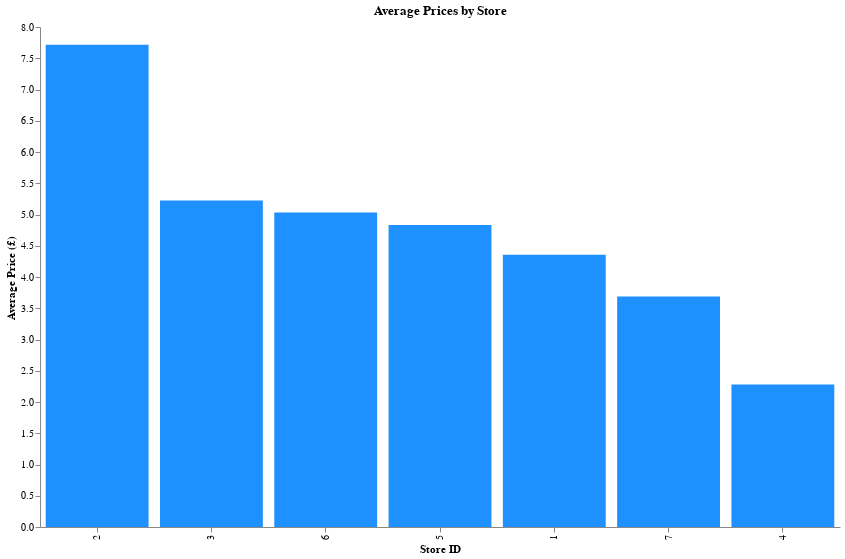

Notebook cell for this chart:
### Markdown cell above
This chart shows the average price trends for a specific product category (e.g., 'Dairy') over time. Aggregating daily prices highlights temporal price variations and seasonal effects, offering insights into market behaviour and price fluctuations.

### Code cell
import altair as alt
import pandas as pd

# Assuming `store_prices` is a Pandas DataFrame
# Example DataFrame structure:
# store_prices = pd.DataFrame({
#     'store_id_y': ['Store 1', 'Store 2', 'Store 3'],
#     'price': [3.5, 4.0, 3.8]
# })

# Create the Altair bar chart
chart = alt.Chart(store_prices).mark_bar(color='dodgerblue').encode(
    x=alt.X('store_id_y:N', title='Store ID', sort=None),  # Nominal data for x-axis
    y=alt.Y('price:Q', title='Average Price (£)'),        # Quantitative data for y-axis
    tooltip=['store_id_y', 'price']                        # Add tooltips for interactivity
).properties(
    title='Average Prices by Store',
    width=800,                                            # Set the width of the chart
    height=500                                            # Set the height of the chart
).configure_axis(
    grid=False                                             # Disable x-axis grid
).configure_view(
    strokeWidth=0                                          # Remove the border around the chart
)

# Display the chart
chart.show()

### Figure 1 — Vega-Lite specification as saved in the notebook (floating-point values rounded to 4 significant figures)
{"config": {"view": {"continuousWidth": 300, "continuousHeight": 300, "strokeWidth": 0}, "axis": {"grid": false}}, "data": {"name": "data-7dda13410fcfb42a52d5c6480c40e3d0"}, "mark": {"type": "bar", "color": "dodgerblue"}, "encoding": {"tooltip": [{"field": "store_id_y", "type": "quantitative"}, {"field": "price", "type": "quantitative"}], "x": {"field": "store_id_y", "sort": null, "title": "Store ID", "type": "nominal"}, "y": {"field": "price", "title": "Average Price (£)", "type": "quantitative"}}, "height": 500, "title": "Average Prices by Store", "width": 800, "$schema": "https://vega.github.io/schema/vega-lite/v5.20.1.json", "datasets": {"data-7dda13410fcfb42a52d5c6480c40e3d0": [{"store_id_y": 2, "price": 7.717}, {"store_id_y": 3, "price": 5.226}, {"store_id_y": 6, "price": 5.032}, {"store_id_y": 5, "price": 4.834}, {"store_id_y": 1, "price": 4.357}, {"store_id_y": 7, "price": 3.688}, {"store_id_y": 4, "price": 2.28}]}}
